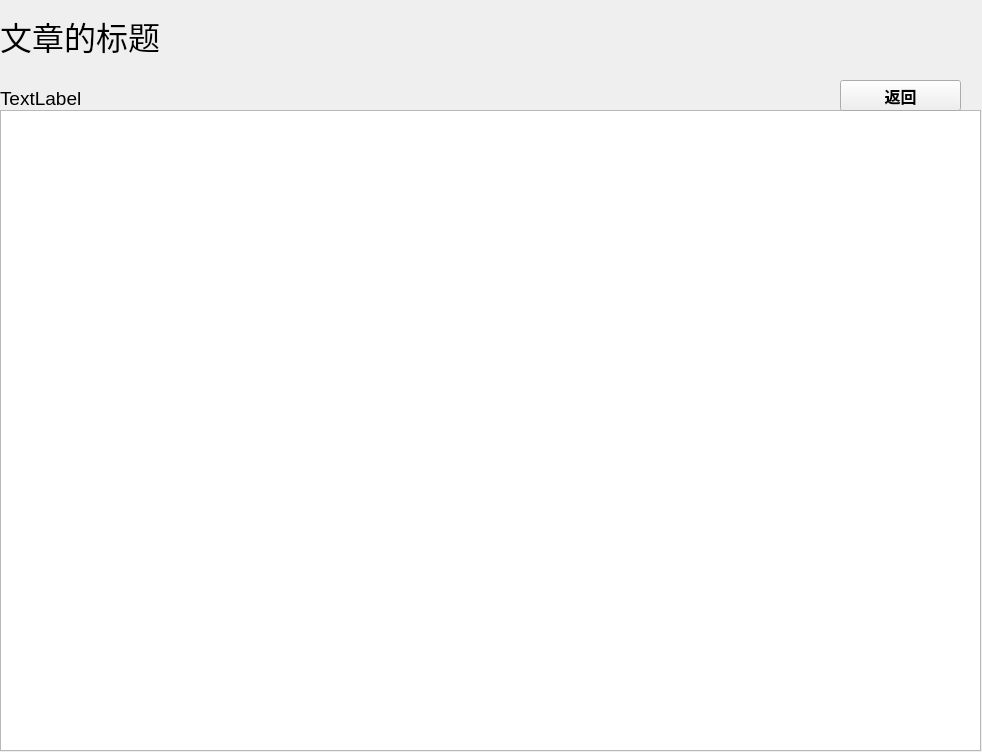
<?xml version="1.0" encoding="UTF-8"?>
<ui version="4.0">
 <class>Form</class>
 <widget class="QWidget" name="Form">
  <property name="geometry">
   <rect>
    <x>0</x>
    <y>0</y>
    <width>982</width>
    <height>752</height>
   </rect>
  </property>
  <property name="windowTitle">
   <string>Form</string>
  </property>
  <widget class="QLabel" name="label_title">
   <property name="geometry">
    <rect>
     <x>0</x>
     <y>10</y>
     <width>961</width>
     <height>51</height>
    </rect>
   </property>
   <property name="font">
    <font>
     <family>Arial</family>
     <pointsize>24</pointsize>
    </font>
   </property>
   <property name="text">
    <string>文章的标题</string>
   </property>
  </widget>
  <widget class="QLabel" name="label_time">
   <property name="geometry">
    <rect>
     <x>0</x>
     <y>90</y>
     <width>231</width>
     <height>16</height>
    </rect>
   </property>
   <property name="font">
    <font>
     <family>Arial</family>
     <pointsize>14</pointsize>
    </font>
   </property>
   <property name="text">
    <string>TextLabel</string>
   </property>
  </widget>
  <widget class="QTextBrowser" name="textBrowser_body">
   <property name="geometry">
    <rect>
     <x>0</x>
     <y>110</y>
     <width>981</width>
     <height>641</height>
    </rect>
   </property>
   <property name="font">
    <font>
     <pointsize>12</pointsize>
    </font>
   </property>
  </widget>
  <widget class="QPushButton" name="pushButton">
   <property name="geometry">
    <rect>
     <x>840</x>
     <y>80</y>
     <width>121</width>
     <height>31</height>
    </rect>
   </property>
   <property name="font">
    <font>
     <family>Arial</family>
     <pointsize>12</pointsize>
     <weight>75</weight>
     <bold>true</bold>
    </font>
   </property>
   <property name="text">
    <string>返回</string>
   </property>
  </widget>
 </widget>
 <resources/>
 <connections/>
</ui>
